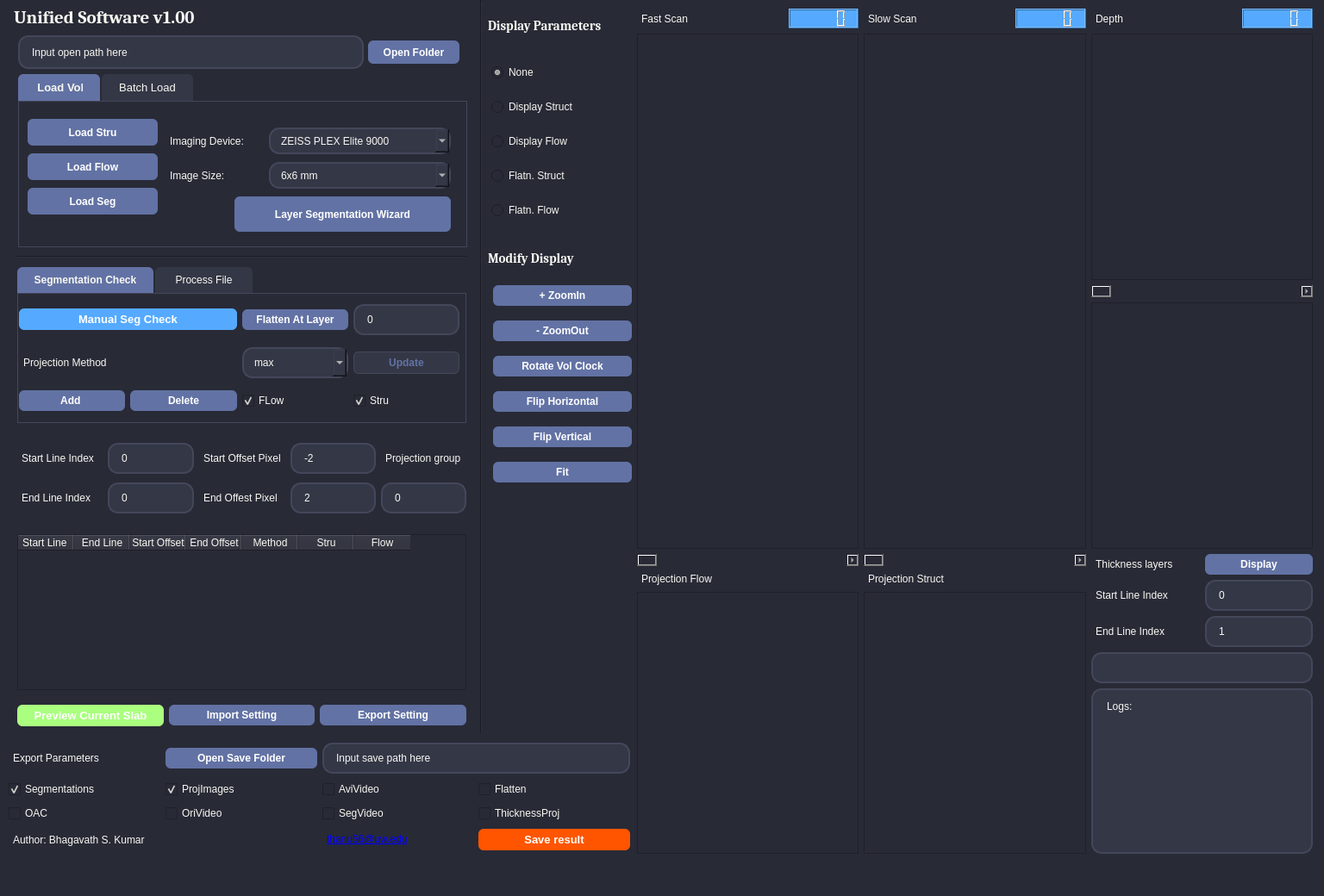
<?xml version="1.0" encoding="UTF-8"?>
<ui version="4.0">
 <class>MainWindow</class>
 <widget class="QMainWindow" name="MainWindow">
  <property name="geometry">
   <rect>
    <x>0</x>
    <y>0</y>
    <width>1536</width>
    <height>1040</height>
   </rect>
  </property>
  <property name="windowTitle">
   <string>MainWindow</string>
  </property>
  <property name="styleSheet">
   <string notr="true">QMainWindow, QWidget {
    /* The main background color - A deep Ubuntu-ish purple-grey */
    background-color: #282a36; 
    /* Main text color - Off-white for good contrast without eye strain */
    color: #f8f8f2;
}

/* =======================================================
   INPUTS &amp; TEXT BOXES (The &quot;Gemini&quot; look)
   Very rounded corners, slightly lighter background so they pop.
   ======================================================= */
QLineEdit, QSpinBox, QDoubleSpinBox, QTextEdit, QComboBox, QPlainTextEdit {
    /* Lighter background than the main window to stand out */
    background-color: #343746; 
    /* A subtle border defining the shape */
    border: 2px solid #44475a; 
    /* HEAVY rounding for that modern flowy look */
    border-radius: 12px; 
    /* Crucial padding so text doesn't touch the edges */
    padding: 8px 12px; 
    color: #f8f8f2;
    /* Purple selection color */
    selection-background-color: #bd93f9; 
    selection-color: #282a36;
}

/* The &quot;Splash&quot; effect when you click inside an input box */
QLineEdit:focus, QSpinBox:focus, QTextEdit:focus, QComboBox:focus {
    /* Bright Ubuntu purple border when active */
    border: 2px solid #bd93f9; 
    background-color: #3b3e4f; /* Slightly lighter splash */
}

/* Spinbox up/down arrows need specific styling so they don't look blocky */
QAbstractSpinBox::up-button, QAbstractSpinBox::down-button {
    background-color: transparent;
    border-radius: 6px;
    margin: 2px;
}
QAbstractSpinBox::up-button:hover, QAbstractSpinBox::down-button:hover {
    background-color: #44475a;
}


/* =======================================================
   BUTTONS (The Ubuntu Accent)
   Purple splash, very round.
   ======================================================= */
QPushButton {
    /* The main Ubuntu purple accent color */
    background-color: #6272a4; 
    color: #ffffff;
    border: none;
    
    /* REDUCED ROUNDING: 12px is too big for small screens */
    border-radius: 6px; 
    
    /* REDUCED PADDING: This was the main cause of the height issue */
    padding: 5px 15px; 
    
    font-weight: bold;
}

/* Hover state - gets brighter */
QPushButton:hover {
    background-color: #bd93f9; /* Lighter bright purple */
}

/* Pressed state - gets darker */
QPushButton:pressed {
    background-color: #4f5b85;
}

/* Disabled state */
QPushButton:disabled {
    background-color: #343746;
    color: #6272a4;
    border: 1px solid #44475a;
}


/* =======================================================
   CONTAINERS &amp; LABELS
   Removing the old &quot;boxy&quot; look.
   ======================================================= */

/* Clean Labels */
QLabel {
    color: #f8f8f2;
    border: none;
    padding: 2px;
}

/* Modernizing Group Boxes */
QGroupBox {
    /* subtle border instead of the default etched line */
    border: 1px solid #6272a4; 
    border-radius: 12px;
    /* Push the content down to make room for the title */
    margin-top: 24px; 
    padding-top: 10px;
    font-weight: bold;
}

/* Styling the GroupBox Title text */
QGroupBox::title {
    subcontrol-origin: margin;
    subcontrol-position: top left;
    left: 12px;
    padding: 0 5px;
    color: #bd93f9; /* Purple title color */
}


/* =======================================================
   SCROLLBARS (Optional, but completes the look)
   Making them dark and slim.
   ======================================================= */
QScrollBar:vertical {
    border: none;
    background: #282a36;
    width: 10px;
    margin: 0px;
}
QScrollBar::handle:vertical {
    background: #44475a;
    border-radius: 5px;
    min-height: 20px;
}
QScrollBar::add-line:vertical, QScrollBar::sub-line:vertical {
    height: 0px;
}

/* =======================================================
   TABS 
   Fixing the white background issue
   ======================================================= */
QTabWidget::pane {
    /* The body of the tab widget */
    border: 1px solid #44475a;
    background-color: #282a36;
}

QTabBar::tab {
    /* The clickable tabs at the top */
    background-color: #343746;
    color: #f8f8f2;
    padding: 8px 20px;
    border-top-left-radius: 6px;
    border-top-right-radius: 6px;
    margin-right: 2px;
}

QTabBar::tab:selected {
    /* The active tab */
    background-color: #6272a4;
    font-weight: bold;
}

QTabBar::tab:hover {
    background-color: #44475a;
}</string>
  </property>
  <widget class="QWidget" name="centralwidget">
   <widget class="QLabel" name="label_Title">
    <property name="geometry">
     <rect>
      <x>9</x>
      <y>10</y>
      <width>501</width>
      <height>20</height>
     </rect>
    </property>
    <property name="font">
     <font>
      <family>Cambria</family>
      <pointsize>16</pointsize>
      <bold>true</bold>
     </font>
    </property>
    <property name="styleSheet">
     <string notr="true">QLabel#label_Title {
    font-family: &quot;Cambria&quot;;
    font-weight: bold;
    font-size: 16pt;
}</string>
    </property>
    <property name="text">
     <string>Unified Software v1.00</string>
    </property>
   </widget>
   <widget class="QTabWidget" name="tabWidget_2">
    <property name="geometry">
     <rect>
      <x>20</x>
      <y>310</y>
      <width>521</width>
      <height>181</height>
     </rect>
    </property>
    <property name="currentIndex">
     <number>0</number>
    </property>
    <widget class="QWidget" name="tab">
     <attribute name="title">
      <string> Segmentation Check </string>
     </attribute>
     <widget class="QWidget" name="">
      <property name="geometry">
       <rect>
        <x>1</x>
        <y>4</y>
        <width>511</width>
        <height>141</height>
       </rect>
      </property>
      <layout class="QGridLayout" name="gridLayout_5">
       <item row="0" column="0" colspan="2">
        <widget class="QPushButton" name="pushButton_ManualCorrect">
         <property name="enabled">
          <bool>true</bool>
         </property>
         <property name="font">
          <font>
           <family>Arial</family>
           <pointsize>10</pointsize>
           <bold>true</bold>
          </font>
         </property>
         <property name="styleSheet">
          <string notr="true">background-color: rgb(85, 170, 255);</string>
         </property>
         <property name="text">
          <string>Manual Seg Check</string>
         </property>
        </widget>
       </item>
       <item row="0" column="2">
        <widget class="QPushButton" name="pushButton_Flatten">
         <property name="styleSheet">
          <string notr="true"/>
         </property>
         <property name="text">
          <string>Flatten At Layer</string>
         </property>
        </widget>
       </item>
       <item row="0" column="3">
        <widget class="QSpinBox" name="spinBox_FlattenLayer"/>
       </item>
       <item row="1" column="0" colspan="2">
        <widget class="QLabel" name="label_8">
         <property name="text">
          <string>Projection Method</string>
         </property>
        </widget>
       </item>
       <item row="1" column="2">
        <widget class="QComboBox" name="comboBox_ProjMethod">
         <property name="sizePolicy">
          <sizepolicy hsizetype="Preferred" vsizetype="Fixed">
           <horstretch>0</horstretch>
           <verstretch>0</verstretch>
          </sizepolicy>
         </property>
         <item>
          <property name="text">
           <string>max</string>
          </property>
         </item>
         <item>
          <property name="text">
           <string>sum</string>
          </property>
         </item>
         <item>
          <property name="text">
           <string>mean</string>
          </property>
         </item>
         <item>
          <property name="text">
           <string>maxmean</string>
          </property>
         </item>
         <item>
          <property name="text">
           <string>min</string>
          </property>
         </item>
         <item>
          <property name="text">
           <string>minmean</string>
          </property>
         </item>
        </widget>
       </item>
       <item row="1" column="3">
        <widget class="QPushButton" name="pushButton_UpdateSeg">
         <property name="enabled">
          <bool>false</bool>
         </property>
         <property name="text">
          <string>Update</string>
         </property>
        </widget>
       </item>
       <item row="2" column="0">
        <widget class="QPushButton" name="pushButton_AddTable">
         <property name="sizePolicy">
          <sizepolicy hsizetype="Preferred" vsizetype="Fixed">
           <horstretch>0</horstretch>
           <verstretch>0</verstretch>
          </sizepolicy>
         </property>
         <property name="text">
          <string>Add </string>
         </property>
        </widget>
       </item>
       <item row="2" column="1">
        <widget class="QPushButton" name="pushButton_DelTable">
         <property name="text">
          <string>Delete</string>
         </property>
        </widget>
       </item>
       <item row="2" column="2">
        <widget class="QCheckBox" name="checkBox_ProjFlow">
         <property name="text">
          <string>FLow</string>
         </property>
         <property name="checked">
          <bool>true</bool>
         </property>
        </widget>
       </item>
       <item row="2" column="3">
        <widget class="QCheckBox" name="checkBox_ProjStru">
         <property name="text">
          <string>Stru</string>
         </property>
         <property name="checked">
          <bool>true</bool>
         </property>
        </widget>
       </item>
      </layout>
     </widget>
    </widget>
    <widget class="QWidget" name="tab_2">
     <attribute name="title">
      <string> Process File </string>
     </attribute>
     <widget class="QPushButton" name="pushButton_Choroid">
      <property name="enabled">
       <bool>true</bool>
      </property>
      <property name="geometry">
       <rect>
        <x>10</x>
        <y>10</y>
        <width>79</width>
        <height>27</height>
       </rect>
      </property>
      <property name="font">
       <font>
        <family>Arial</family>
        <pointsize>10</pointsize>
        <bold>true</bold>
       </font>
      </property>
      <property name="styleSheet">
       <string notr="true">background-color: rgb(85, 170, 255);</string>
      </property>
      <property name="text">
       <string>Choroid</string>
      </property>
     </widget>
     <widget class="QPushButton" name="pushButton_Difference">
      <property name="enabled">
       <bool>true</bool>
      </property>
      <property name="geometry">
       <rect>
        <x>220</x>
        <y>10</y>
        <width>105</width>
        <height>27</height>
       </rect>
      </property>
      <property name="font">
       <font>
        <family>Arial</family>
        <pointsize>10</pointsize>
        <bold>true</bold>
       </font>
      </property>
      <property name="styleSheet">
       <string notr="true">background-color: rgb(85, 170, 255);</string>
      </property>
      <property name="text">
       <string>Registration</string>
      </property>
      <property name="checkable">
       <bool>false</bool>
      </property>
     </widget>
     <widget class="QPushButton" name="pushButton_ORL">
      <property name="enabled">
       <bool>true</bool>
      </property>
      <property name="geometry">
       <rect>
        <x>350</x>
        <y>10</y>
        <width>123</width>
        <height>27</height>
       </rect>
      </property>
      <property name="font">
       <font>
        <family>Arial</family>
        <pointsize>10</pointsize>
        <bold>true</bold>
       </font>
      </property>
      <property name="styleSheet">
       <string notr="true">background-color: rgb(85, 170, 255);</string>
      </property>
      <property name="text">
       <string>Thickness Calc </string>
      </property>
      <property name="checkable">
       <bool>false</bool>
      </property>
     </widget>
     <widget class="QPushButton" name="pushButton_CCquan">
      <property name="enabled">
       <bool>true</bool>
      </property>
      <property name="geometry">
       <rect>
        <x>110</x>
        <y>10</y>
        <width>83</width>
        <height>27</height>
       </rect>
      </property>
      <property name="font">
       <font>
        <family>Arial</family>
        <pointsize>10</pointsize>
        <bold>true</bold>
       </font>
      </property>
      <property name="styleSheet">
       <string notr="true">background-color: rgb(85, 170, 255);</string>
      </property>
      <property name="text">
       <string>CC Quan</string>
      </property>
      <property name="checkable">
       <bool>false</bool>
      </property>
     </widget>
    </widget>
   </widget>
   <widget class="Line" name="line">
    <property name="geometry">
     <rect>
      <x>550</x>
      <y>0</y>
      <width>16</width>
      <height>851</height>
     </rect>
    </property>
    <property name="orientation">
     <enum>Qt::Orientation::Vertical</enum>
    </property>
   </widget>
   <widget class="QLabel" name="label_24">
    <property name="geometry">
     <rect>
      <x>560</x>
      <y>10</y>
      <width>161</width>
      <height>39</height>
     </rect>
    </property>
    <property name="font">
     <font>
      <family>Cambria</family>
      <pointsize>11</pointsize>
      <bold>true</bold>
     </font>
    </property>
    <property name="styleSheet">
     <string notr="true">QLabel#label_24 {
    font-family: &quot;Cambria&quot;;
    font-weight: bold;
    font-size: 11pt;
}</string>
    </property>
    <property name="text">
     <string>Display Parameters</string>
    </property>
   </widget>
   <widget class="QWidget" name="layoutWidget">
    <property name="geometry">
     <rect>
      <x>570</x>
      <y>60</y>
      <width>161</width>
      <height>211</height>
     </rect>
    </property>
    <layout class="QGridLayout" name="gridLayout">
     <item row="0" column="0">
      <widget class="QRadioButton" name="radioButton_DisplayNone">
       <property name="enabled">
        <bool>true</bool>
       </property>
       <property name="text">
        <string>None</string>
       </property>
       <property name="checked">
        <bool>true</bool>
       </property>
       <attribute name="buttonGroup">
        <string notr="true">buttonGroup</string>
       </attribute>
      </widget>
     </item>
     <item row="2" column="0">
      <widget class="QRadioButton" name="radioButton_DisplayFlow">
       <property name="enabled">
        <bool>false</bool>
       </property>
       <property name="text">
        <string>Display Flow</string>
       </property>
       <property name="checked">
        <bool>false</bool>
       </property>
       <attribute name="buttonGroup">
        <string notr="true">buttonGroup</string>
       </attribute>
      </widget>
     </item>
     <item row="1" column="0">
      <widget class="QRadioButton" name="radioButton_DisplayStru">
       <property name="enabled">
        <bool>false</bool>
       </property>
       <property name="text">
        <string>Display Struct</string>
       </property>
       <property name="checked">
        <bool>false</bool>
       </property>
       <attribute name="buttonGroup">
        <string notr="true">buttonGroup</string>
       </attribute>
      </widget>
     </item>
     <item row="4" column="0">
      <widget class="QRadioButton" name="radioButton_DisplayFlattenFlow">
       <property name="enabled">
        <bool>false</bool>
       </property>
       <property name="text">
        <string>Flatn. Flow</string>
       </property>
       <property name="checked">
        <bool>false</bool>
       </property>
       <attribute name="buttonGroup">
        <string notr="true">buttonGroup</string>
       </attribute>
      </widget>
     </item>
     <item row="3" column="0">
      <widget class="QRadioButton" name="radioButton_DisplayFlattenStru">
       <property name="enabled">
        <bool>false</bool>
       </property>
       <property name="text">
        <string>Flatn. Struct</string>
       </property>
       <property name="checked">
        <bool>false</bool>
       </property>
       <attribute name="buttonGroup">
        <string notr="true">buttonGroup</string>
       </attribute>
      </widget>
     </item>
    </layout>
   </widget>
   <widget class="QTableWidget" name="tableWidget">
    <property name="geometry">
     <rect>
      <x>20</x>
      <y>620</y>
      <width>521</width>
      <height>181</height>
     </rect>
    </property>
    <property name="sizePolicy">
     <sizepolicy hsizetype="Expanding" vsizetype="Expanding">
      <horstretch>0</horstretch>
      <verstretch>0</verstretch>
     </sizepolicy>
    </property>
    <property name="minimumSize">
     <size>
      <width>0</width>
      <height>125</height>
     </size>
    </property>
    <property name="font">
     <font>
      <family>Arial</family>
      <pointsize>10</pointsize>
     </font>
    </property>
    <attribute name="horizontalHeaderDefaultSectionSize">
     <number>65</number>
    </attribute>
    <attribute name="horizontalHeaderHighlightSections">
     <bool>true</bool>
    </attribute>
    <column>
     <property name="text">
      <string>Start Line </string>
     </property>
    </column>
    <column>
     <property name="text">
      <string>End Line</string>
     </property>
    </column>
    <column>
     <property name="text">
      <string>Start Offset</string>
     </property>
    </column>
    <column>
     <property name="text">
      <string>End Offset</string>
     </property>
    </column>
    <column>
     <property name="text">
      <string>Method</string>
     </property>
    </column>
    <column>
     <property name="text">
      <string>Stru</string>
     </property>
    </column>
    <column>
     <property name="text">
      <string>Flow</string>
     </property>
    </column>
   </widget>
   <widget class="QPushButton" name="pushButton_BatchOpen">
    <property name="geometry">
     <rect>
      <x>427</x>
      <y>47</y>
      <width>106</width>
      <height>27</height>
     </rect>
    </property>
    <property name="text">
     <string>Open Folder</string>
    </property>
   </widget>
   <widget class="QTabWidget" name="tabWidget">
    <property name="geometry">
     <rect>
      <x>21</x>
      <y>86</y>
      <width>521</width>
      <height>201</height>
     </rect>
    </property>
    <property name="palette">
     <palette>
      <active>
       <colorrole role="WindowText">
        <brush brushstyle="SolidPattern">
         <color alpha="255">
          <red>248</red>
          <green>248</green>
          <blue>242</blue>
         </color>
        </brush>
       </colorrole>
       <colorrole role="Button">
        <brush brushstyle="SolidPattern">
         <color alpha="255">
          <red>40</red>
          <green>42</green>
          <blue>54</blue>
         </color>
        </brush>
       </colorrole>
       <colorrole role="Text">
        <brush brushstyle="SolidPattern">
         <color alpha="255">
          <red>248</red>
          <green>248</green>
          <blue>242</blue>
         </color>
        </brush>
       </colorrole>
       <colorrole role="ButtonText">
        <brush brushstyle="SolidPattern">
         <color alpha="255">
          <red>248</red>
          <green>248</green>
          <blue>242</blue>
         </color>
        </brush>
       </colorrole>
       <colorrole role="Base">
        <brush brushstyle="SolidPattern">
         <color alpha="255">
          <red>40</red>
          <green>42</green>
          <blue>54</blue>
         </color>
        </brush>
       </colorrole>
       <colorrole role="Window">
        <brush brushstyle="SolidPattern">
         <color alpha="255">
          <red>40</red>
          <green>42</green>
          <blue>54</blue>
         </color>
        </brush>
       </colorrole>
       <colorrole role="HighlightedText">
        <brush brushstyle="SolidPattern">
         <color alpha="255">
          <red>0</red>
          <green>0</green>
          <blue>0</blue>
         </color>
        </brush>
       </colorrole>
       <colorrole role="PlaceholderText">
        <brush brushstyle="SolidPattern">
         <color alpha="128">
          <red>248</red>
          <green>248</green>
          <blue>242</blue>
         </color>
        </brush>
       </colorrole>
      </active>
      <inactive>
       <colorrole role="WindowText">
        <brush brushstyle="SolidPattern">
         <color alpha="255">
          <red>248</red>
          <green>248</green>
          <blue>242</blue>
         </color>
        </brush>
       </colorrole>
       <colorrole role="Button">
        <brush brushstyle="SolidPattern">
         <color alpha="255">
          <red>40</red>
          <green>42</green>
          <blue>54</blue>
         </color>
        </brush>
       </colorrole>
       <colorrole role="Text">
        <brush brushstyle="SolidPattern">
         <color alpha="255">
          <red>248</red>
          <green>248</green>
          <blue>242</blue>
         </color>
        </brush>
       </colorrole>
       <colorrole role="ButtonText">
        <brush brushstyle="SolidPattern">
         <color alpha="255">
          <red>248</red>
          <green>248</green>
          <blue>242</blue>
         </color>
        </brush>
       </colorrole>
       <colorrole role="Base">
        <brush brushstyle="SolidPattern">
         <color alpha="255">
          <red>40</red>
          <green>42</green>
          <blue>54</blue>
         </color>
        </brush>
       </colorrole>
       <colorrole role="Window">
        <brush brushstyle="SolidPattern">
         <color alpha="255">
          <red>40</red>
          <green>42</green>
          <blue>54</blue>
         </color>
        </brush>
       </colorrole>
       <colorrole role="HighlightedText">
        <brush brushstyle="SolidPattern">
         <color alpha="255">
          <red>0</red>
          <green>0</green>
          <blue>0</blue>
         </color>
        </brush>
       </colorrole>
       <colorrole role="PlaceholderText">
        <brush brushstyle="SolidPattern">
         <color alpha="128">
          <red>248</red>
          <green>248</green>
          <blue>242</blue>
         </color>
        </brush>
       </colorrole>
      </inactive>
      <disabled>
       <colorrole role="WindowText">
        <brush brushstyle="SolidPattern">
         <color alpha="255">
          <red>248</red>
          <green>248</green>
          <blue>242</blue>
         </color>
        </brush>
       </colorrole>
       <colorrole role="Button">
        <brush brushstyle="SolidPattern">
         <color alpha="255">
          <red>40</red>
          <green>42</green>
          <blue>54</blue>
         </color>
        </brush>
       </colorrole>
       <colorrole role="Text">
        <brush brushstyle="SolidPattern">
         <color alpha="255">
          <red>248</red>
          <green>248</green>
          <blue>242</blue>
         </color>
        </brush>
       </colorrole>
       <colorrole role="ButtonText">
        <brush brushstyle="SolidPattern">
         <color alpha="255">
          <red>248</red>
          <green>248</green>
          <blue>242</blue>
         </color>
        </brush>
       </colorrole>
       <colorrole role="Base">
        <brush brushstyle="SolidPattern">
         <color alpha="255">
          <red>40</red>
          <green>42</green>
          <blue>54</blue>
         </color>
        </brush>
       </colorrole>
       <colorrole role="Window">
        <brush brushstyle="SolidPattern">
         <color alpha="255">
          <red>40</red>
          <green>42</green>
          <blue>54</blue>
         </color>
        </brush>
       </colorrole>
       <colorrole role="HighlightedText">
        <brush brushstyle="SolidPattern">
         <color alpha="255">
          <red>0</red>
          <green>0</green>
          <blue>0</blue>
         </color>
        </brush>
       </colorrole>
       <colorrole role="PlaceholderText">
        <brush brushstyle="SolidPattern">
         <color alpha="128">
          <red>248</red>
          <green>248</green>
          <blue>242</blue>
         </color>
        </brush>
       </colorrole>
      </disabled>
     </palette>
    </property>
    <property name="font">
     <font>
      <family>Arial</family>
      <pointsize>10</pointsize>
     </font>
    </property>
    <property name="autoFillBackground">
     <bool>false</bool>
    </property>
    <property name="currentIndex">
     <number>0</number>
    </property>
    <widget class="QWidget" name="tab_5">
     <attribute name="title">
      <string> Load Vol</string>
     </attribute>
     <widget class="QPushButton" name="pushButton_LoadStru">
      <property name="geometry">
       <rect>
        <x>10</x>
        <y>20</y>
        <width>151</width>
        <height>31</height>
       </rect>
      </property>
      <property name="text">
       <string>Load Stru</string>
      </property>
     </widget>
     <widget class="QPushButton" name="pushButton_LoadFlow">
      <property name="geometry">
       <rect>
        <x>10</x>
        <y>60</y>
        <width>151</width>
        <height>31</height>
       </rect>
      </property>
      <property name="text">
       <string>Load Flow</string>
      </property>
     </widget>
     <widget class="QPushButton" name="pushButton_LoadSeg">
      <property name="geometry">
       <rect>
        <x>10</x>
        <y>100</y>
        <width>151</width>
        <height>31</height>
       </rect>
      </property>
      <property name="text">
       <string>Load Seg</string>
      </property>
     </widget>
     <widget class="QLabel" name="label_16">
      <property name="geometry">
       <rect>
        <x>170</x>
        <y>70</y>
        <width>131</width>
        <height>31</height>
       </rect>
      </property>
      <property name="text">
       <string>Image Size:</string>
      </property>
     </widget>
     <widget class="QComboBox" name="comboBox_size">
      <property name="geometry">
       <rect>
        <x>290</x>
        <y>70</y>
        <width>211</width>
        <height>31</height>
       </rect>
      </property>
      <item>
       <property name="text">
        <string>6x6 mm</string>
       </property>
      </item>
      <item>
       <property name="text">
        <string>12x12 mm</string>
       </property>
      </item>
      <item>
       <property name="text">
        <string>3x3 mm</string>
       </property>
      </item>
      <item>
       <property name="text">
        <string>N/A</string>
       </property>
      </item>
     </widget>
     <widget class="QComboBox" name="comboBox_type">
      <property name="geometry">
       <rect>
        <x>290</x>
        <y>30</y>
        <width>211</width>
        <height>31</height>
       </rect>
      </property>
      <item>
       <property name="text">
        <string>ZEISS PLEX Elite 9000</string>
       </property>
      </item>
      <item>
       <property name="text">
        <string>ZEISS Cirrus 6000</string>
       </property>
      </item>
      <item>
       <property name="text">
        <string>Intalight DREAM OCT</string>
       </property>
      </item>
      <item>
       <property name="text">
        <string>SD-OCT</string>
       </property>
      </item>
      <item>
       <property name="text">
        <string>SS-OCT</string>
       </property>
      </item>
     </widget>
     <widget class="QLabel" name="label_19">
      <property name="geometry">
       <rect>
        <x>170</x>
        <y>30</y>
        <width>131</width>
        <height>31</height>
       </rect>
      </property>
      <property name="text">
       <string>Imaging Device:</string>
      </property>
     </widget>
     <widget class="QPushButton" name="pushButton_SegWizard">
      <property name="geometry">
       <rect>
        <x>250</x>
        <y>110</y>
        <width>251</width>
        <height>41</height>
       </rect>
      </property>
      <property name="text">
       <string>Layer Segmentation Wizard</string>
      </property>
     </widget>
     <zorder>label_16</zorder>
     <zorder>label_19</zorder>
     <zorder>pushButton_LoadStru</zorder>
     <zorder>pushButton_LoadFlow</zorder>
     <zorder>pushButton_LoadSeg</zorder>
     <zorder>comboBox_size</zorder>
     <zorder>comboBox_type</zorder>
     <zorder>pushButton_SegWizard</zorder>
    </widget>
    <widget class="QWidget" name="tab_6">
     <attribute name="title">
      <string>Batch Load</string>
     </attribute>
     <widget class="QLineEdit" name="lineEdit_FlowPattern">
      <property name="geometry">
       <rect>
        <x>144</x>
        <y>54</y>
        <width>101</width>
        <height>39</height>
       </rect>
      </property>
      <property name="text">
       <string>Flow.dcm</string>
      </property>
     </widget>
     <widget class="QLineEdit" name="lineEdit_StruPattern">
      <property name="geometry">
       <rect>
        <x>144</x>
        <y>9</y>
        <width>101</width>
        <height>39</height>
       </rect>
      </property>
      <property name="text">
       <string>Stru.dcm</string>
      </property>
     </widget>
     <widget class="QListWidget" name="listWidget_BatchList">
      <property name="geometry">
       <rect>
        <x>255</x>
        <y>9</y>
        <width>256</width>
        <height>121</height>
       </rect>
      </property>
     </widget>
     <widget class="QLineEdit" name="lineEdit_SegPattern">
      <property name="geometry">
       <rect>
        <x>144</x>
        <y>99</y>
        <width>101</width>
        <height>39</height>
       </rect>
      </property>
      <property name="text">
       <string>Seg.npy</string>
      </property>
     </widget>
     <widget class="QPushButton" name="pushButton_RunSingle">
      <property name="geometry">
       <rect>
        <x>9</x>
        <y>10</y>
        <width>111</width>
        <height>31</height>
       </rect>
      </property>
      <property name="font">
       <font>
        <family>Arial</family>
        <pointsize>10</pointsize>
        <bold>true</bold>
       </font>
      </property>
      <property name="styleSheet">
       <string notr="true">background-color: rgb(255, 85, 0);</string>
      </property>
      <property name="text">
       <string>Run Single</string>
      </property>
     </widget>
     <widget class="QPushButton" name="pushButton_RunBatch">
      <property name="geometry">
       <rect>
        <x>10</x>
        <y>50</y>
        <width>111</width>
        <height>31</height>
       </rect>
      </property>
      <property name="font">
       <font>
        <family>Arial</family>
        <pointsize>10</pointsize>
        <bold>true</bold>
       </font>
      </property>
      <property name="styleSheet">
       <string notr="true">background-color: rgb(255, 85, 0);</string>
      </property>
      <property name="text">
       <string>Run Batch</string>
      </property>
     </widget>
     <widget class="QPushButton" name="pushButton_UpdateRule">
      <property name="geometry">
       <rect>
        <x>10</x>
        <y>100</y>
        <width>111</width>
        <height>31</height>
       </rect>
      </property>
      <property name="text">
       <string>Update Rule</string>
      </property>
     </widget>
    </widget>
   </widget>
   <widget class="QLineEdit" name="lineEdit_OpenPath">
    <property name="geometry">
     <rect>
      <x>21</x>
      <y>41</y>
      <width>401</width>
      <height>39</height>
     </rect>
    </property>
    <property name="text">
     <string>Input open path here</string>
    </property>
   </widget>
   <widget class="QWidget" name="layoutWidget">
    <property name="geometry">
     <rect>
      <x>572</x>
      <y>320</y>
      <width>161</width>
      <height>251</height>
     </rect>
    </property>
    <layout class="QVBoxLayout" name="verticalLayout">
     <item>
      <widget class="QPushButton" name="pushButton_SliceZoomIn">
       <property name="text">
        <string>+ ZoomIn</string>
       </property>
      </widget>
     </item>
     <item>
      <widget class="QPushButton" name="pushButton_SliceZoomOut">
       <property name="text">
        <string>- ZoomOut</string>
       </property>
      </widget>
     </item>
     <item>
      <widget class="QPushButton" name="pushButton_volclock">
       <property name="text">
        <string>Rotate Vol Clock</string>
       </property>
      </widget>
     </item>
     <item>
      <widget class="QPushButton" name="pushButton_hori">
       <property name="text">
        <string>Flip Horizontal</string>
       </property>
      </widget>
     </item>
     <item>
      <widget class="QPushButton" name="pushButton_Vert">
       <property name="text">
        <string>Flip Vertical</string>
       </property>
      </widget>
     </item>
     <item>
      <widget class="QPushButton" name="pushButton_ZoomToFit">
       <property name="text">
        <string>Fit</string>
       </property>
      </widget>
     </item>
    </layout>
   </widget>
   <widget class="QWidget" name="layoutWidget">
    <property name="geometry">
     <rect>
      <x>739</x>
      <y>10</y>
      <width>784</width>
      <height>981</height>
     </rect>
    </property>
    <layout class="QGridLayout" name="gridLayout_3">
     <item row="0" column="2">
      <widget class="QLCDNumber" name="lcdNumber_FastScan">
       <property name="styleSheet">
        <string notr="true">background-color: rgb(85, 170, 255);</string>
       </property>
      </widget>
     </item>
     <item row="0" column="5">
      <widget class="QLCDNumber" name="lcdNumber_SlowScan">
       <property name="styleSheet">
        <string notr="true">background-color: rgb(85, 170, 255);</string>
       </property>
      </widget>
     </item>
     <item row="0" column="8">
      <widget class="QLCDNumber" name="lcdNumber_DepthScan">
       <property name="styleSheet">
        <string notr="true">background-color: rgb(85, 170, 255);</string>
       </property>
      </widget>
     </item>
     <item row="1" column="0" rowspan="3" colspan="3">
      <widget class="QGraphicsView" name="graphicsView_FastScan">
       <property name="sizePolicy">
        <sizepolicy hsizetype="Expanding" vsizetype="Minimum">
         <horstretch>0</horstretch>
         <verstretch>0</verstretch>
        </sizepolicy>
       </property>
       <property name="minimumSize">
        <size>
         <width>250</width>
         <height>550</height>
        </size>
       </property>
      </widget>
     </item>
     <item row="1" column="3" rowspan="3" colspan="3">
      <widget class="QGraphicsView" name="graphicsView_SlowScan">
       <property name="minimumSize">
        <size>
         <width>250</width>
         <height>550</height>
        </size>
       </property>
      </widget>
     </item>
     <item row="1" column="6" colspan="3">
      <widget class="QGraphicsView" name="graphicsView_DepthScan">
       <property name="minimumSize">
        <size>
         <width>250</width>
         <height>250</height>
        </size>
       </property>
      </widget>
     </item>
     <item row="3" column="6" colspan="3">
      <widget class="QGraphicsView" name="graphicsView_Thickness"/>
     </item>
     <item row="4" column="6" rowspan="3" colspan="3">
      <layout class="QGridLayout" name="gridLayout_2">
       <item row="2" column="0">
        <widget class="QLabel" name="label_10">
         <property name="text">
          <string>End Line Index</string>
         </property>
        </widget>
       </item>
       <item row="2" column="1">
        <widget class="QSpinBox" name="spinBox_ThicknessEnd">
         <property name="value">
          <number>1</number>
         </property>
        </widget>
       </item>
       <item row="1" column="1">
        <widget class="QSpinBox" name="spinBox_ThicknessStart"/>
       </item>
       <item row="1" column="0">
        <widget class="QLabel" name="label_3">
         <property name="text">
          <string>Start Line Index</string>
         </property>
        </widget>
       </item>
       <item row="0" column="1">
        <widget class="QPushButton" name="pushButton_Thickness">
         <property name="text">
          <string>Display</string>
         </property>
        </widget>
       </item>
       <item row="0" column="0">
        <widget class="QLabel" name="label_6">
         <property name="text">
          <string>Thickness layers</string>
         </property>
        </widget>
       </item>
       <item row="3" column="0" colspan="2">
        <widget class="QLineEdit" name="lineEdit_MeanThickness"/>
       </item>
       <item row="4" column="0" colspan="2">
        <widget class="QPlainTextEdit" name="plainTextEdit_log">
         <property name="sizePolicy">
          <sizepolicy hsizetype="Preferred" vsizetype="Preferred">
           <horstretch>0</horstretch>
           <verstretch>0</verstretch>
          </sizepolicy>
         </property>
         <property name="plainText">
          <string>Logs:</string>
         </property>
        </widget>
       </item>
      </layout>
     </item>
     <item row="6" column="0" colspan="3">
      <widget class="QGraphicsView" name="graphicsView_ProjectionFlow">
       <property name="minimumSize">
        <size>
         <width>0</width>
         <height>0</height>
        </size>
       </property>
      </widget>
     </item>
     <item row="6" column="3" colspan="3">
      <widget class="QGraphicsView" name="graphicsView_ProjectionStru">
       <property name="sizePolicy">
        <sizepolicy hsizetype="Expanding" vsizetype="Expanding">
         <horstretch>0</horstretch>
         <verstretch>0</verstretch>
        </sizepolicy>
       </property>
      </widget>
     </item>
     <item row="2" column="6" colspan="3">
      <widget class="QScrollBar" name="horizontalScrollBar_DepthScan">
       <property name="orientation">
        <enum>Qt::Orientation::Horizontal</enum>
       </property>
      </widget>
     </item>
     <item row="4" column="3" colspan="3">
      <widget class="QScrollBar" name="horizontalScrollBar_SlowScan">
       <property name="orientation">
        <enum>Qt::Orientation::Horizontal</enum>
       </property>
      </widget>
     </item>
     <item row="4" column="0" colspan="3">
      <widget class="QScrollBar" name="horizontalScrollBar_FastScan">
       <property name="orientation">
        <enum>Qt::Orientation::Horizontal</enum>
       </property>
      </widget>
     </item>
     <item row="5" column="0" colspan="3">
      <widget class="QLabel" name="label_7">
       <property name="text">
        <string>Projection Flow</string>
       </property>
      </widget>
     </item>
     <item row="5" column="3" colspan="3">
      <widget class="QLabel" name="label_9">
       <property name="text">
        <string>Projection Struct</string>
       </property>
      </widget>
     </item>
     <item row="0" column="6">
      <widget class="QLabel" name="label_13">
       <property name="text">
        <string>Depth</string>
       </property>
      </widget>
     </item>
     <item row="0" column="3">
      <widget class="QLabel" name="label_4">
       <property name="text">
        <string>Slow Scan</string>
       </property>
      </widget>
     </item>
     <item row="0" column="0">
      <widget class="QLabel" name="label_5">
       <property name="text">
        <string>Fast Scan</string>
       </property>
      </widget>
     </item>
    </layout>
   </widget>
   <widget class="QWidget" name="layoutWidget">
    <property name="geometry">
     <rect>
      <x>10</x>
      <y>860</y>
      <width>721</width>
      <height>130</height>
     </rect>
    </property>
    <layout class="QGridLayout" name="gridLayout_4">
     <item row="0" column="0">
      <widget class="QLabel" name="label_23">
       <property name="text">
        <string>Export Parameters</string>
       </property>
      </widget>
     </item>
     <item row="0" column="1">
      <widget class="QPushButton" name="pushButton_OpenSaveFolder">
       <property name="text">
        <string>Open Save Folder</string>
       </property>
      </widget>
     </item>
     <item row="1" column="0">
      <widget class="QCheckBox" name="checkBox_SaveSeg">
       <property name="text">
        <string>Segmentations</string>
       </property>
       <property name="checked">
        <bool>true</bool>
       </property>
      </widget>
     </item>
     <item row="2" column="0">
      <widget class="QCheckBox" name="checkBox_SaveOAC">
       <property name="text">
        <string>OAC</string>
       </property>
      </widget>
     </item>
     <item row="1" column="1">
      <widget class="QCheckBox" name="checkBox_SaveProjections">
       <property name="text">
        <string>ProjImages</string>
       </property>
       <property name="checked">
        <bool>true</bool>
       </property>
      </widget>
     </item>
     <item row="2" column="1">
      <widget class="QCheckBox" name="checkBox_SaveOriVideo">
       <property name="text">
        <string>OriVideo</string>
       </property>
      </widget>
     </item>
     <item row="1" column="2">
      <widget class="QCheckBox" name="checkBox_AviVideo">
       <property name="text">
        <string>AviVideo</string>
       </property>
      </widget>
     </item>
     <item row="2" column="2">
      <widget class="QCheckBox" name="checkBox_SaveSegVideo">
       <property name="text">
        <string>SegVideo</string>
       </property>
      </widget>
     </item>
     <item row="1" column="3">
      <widget class="QCheckBox" name="checkBox_SaveFlatten">
       <property name="enabled">
        <bool>true</bool>
       </property>
       <property name="text">
        <string>Flatten</string>
       </property>
       <property name="checked">
        <bool>false</bool>
       </property>
      </widget>
     </item>
     <item row="2" column="3">
      <widget class="QCheckBox" name="checkBox_SaveThickness">
       <property name="enabled">
        <bool>true</bool>
       </property>
       <property name="text">
        <string>ThicknessProj</string>
       </property>
       <property name="checked">
        <bool>false</bool>
       </property>
      </widget>
     </item>
     <item row="3" column="0" colspan="2">
      <widget class="QLabel" name="label_17">
       <property name="text">
        <string>Author: Bhagavath S. Kumar</string>
       </property>
      </widget>
     </item>
     <item row="3" column="2">
      <widget class="QLabel" name="label_20">
       <property name="text">
        <string>&lt;html&gt;&lt;head/&gt;&lt;body&gt;&lt;p&gt;&lt;a href=&quot;mailto: yxcheng@uw.edu&quot;&gt;&lt;span style=&quot; text-decoration: underline; color:#0000ff;&quot;&gt;thanu56@uw.edu&lt;/span&gt;&lt;/a&gt;&lt;/p&gt;&lt;/body&gt;&lt;/html&gt;</string>
       </property>
       <property name="openExternalLinks">
        <bool>true</bool>
       </property>
      </widget>
     </item>
     <item row="3" column="3">
      <widget class="QPushButton" name="pushButton_SaveResult">
       <property name="font">
        <font>
         <family>Arial</family>
         <pointsize>10</pointsize>
         <bold>true</bold>
        </font>
       </property>
       <property name="styleSheet">
        <string notr="true">background-color: rgb(255, 85, 0);</string>
       </property>
       <property name="text">
        <string>Save result</string>
       </property>
      </widget>
     </item>
     <item row="0" column="2" colspan="2">
      <widget class="QLineEdit" name="lineEdit_SavePath">
       <property name="text">
        <string>Input save path here</string>
       </property>
      </widget>
     </item>
    </layout>
   </widget>
   <widget class="QLabel" name="label_25">
    <property name="geometry">
     <rect>
      <x>560</x>
      <y>280</y>
      <width>161</width>
      <height>39</height>
     </rect>
    </property>
    <property name="font">
     <font>
      <family>Cambria</family>
      <pointsize>11</pointsize>
      <bold>true</bold>
     </font>
    </property>
    <property name="styleSheet">
     <string notr="true">QLabel#label_25 {
    font-family: &quot;Cambria&quot;;
    font-weight: bold;
    font-size: 11pt;
}</string>
    </property>
    <property name="text">
     <string>Modify Display</string>
    </property>
   </widget>
   <widget class="QWidget" name="layoutWidget">
    <property name="geometry">
     <rect>
      <x>20</x>
      <y>510</y>
      <width>521</width>
      <height>92</height>
     </rect>
    </property>
    <layout class="QGridLayout" name="gridLayout_6">
     <item row="0" column="0">
      <widget class="QLabel" name="label">
       <property name="text">
        <string>Start Line Index</string>
       </property>
      </widget>
     </item>
     <item row="0" column="1">
      <widget class="QSpinBox" name="spinBox_StartLayer">
       <property name="sizePolicy">
        <sizepolicy hsizetype="Minimum" vsizetype="Fixed">
         <horstretch>0</horstretch>
         <verstretch>0</verstretch>
        </sizepolicy>
       </property>
      </widget>
     </item>
     <item row="0" column="2">
      <widget class="QLabel" name="label_11">
       <property name="text">
        <string>Start Offset Pixel</string>
       </property>
      </widget>
     </item>
     <item row="0" column="3">
      <widget class="QSpinBox" name="spinBox_StartOffset">
       <property name="minimum">
        <number>-999</number>
       </property>
       <property name="maximum">
        <number>999</number>
       </property>
       <property name="value">
        <number>-2</number>
       </property>
      </widget>
     </item>
     <item row="0" column="4">
      <widget class="QLabel" name="label_14">
       <property name="text">
        <string>Projection group</string>
       </property>
      </widget>
     </item>
     <item row="1" column="0">
      <widget class="QLabel" name="label_2">
       <property name="text">
        <string>End Line Index</string>
       </property>
      </widget>
     </item>
     <item row="1" column="1">
      <widget class="QSpinBox" name="spinBox_EndLayer">
       <property name="sizePolicy">
        <sizepolicy hsizetype="Minimum" vsizetype="Fixed">
         <horstretch>0</horstretch>
         <verstretch>0</verstretch>
        </sizepolicy>
       </property>
      </widget>
     </item>
     <item row="1" column="2">
      <widget class="QLabel" name="label_12">
       <property name="text">
        <string>End Offest Pixel</string>
       </property>
      </widget>
     </item>
     <item row="1" column="3">
      <widget class="QSpinBox" name="spinBox_EndOffset">
       <property name="minimum">
        <number>-999</number>
       </property>
       <property name="maximum">
        <number>999</number>
       </property>
       <property name="value">
        <number>2</number>
       </property>
      </widget>
     </item>
     <item row="1" column="4">
      <widget class="QSpinBox" name="spinBox_ProjGroups"/>
     </item>
    </layout>
   </widget>
   <widget class="QWidget" name="layoutWidget">
    <property name="geometry">
     <rect>
      <x>20</x>
      <y>810</y>
      <width>521</width>
      <height>41</height>
     </rect>
    </property>
    <layout class="QHBoxLayout" name="horizontalLayout">
     <item>
      <widget class="QPushButton" name="pushButton_Proj">
       <property name="font">
        <font>
         <family>Arial</family>
         <pointsize>10</pointsize>
         <bold>true</bold>
        </font>
       </property>
       <property name="styleSheet">
        <string notr="true">background-color: rgb(170, 255, 127);</string>
       </property>
       <property name="text">
        <string>Preview Current Slab</string>
       </property>
      </widget>
     </item>
     <item>
      <widget class="QPushButton" name="pushButton_ImportSetting">
       <property name="text">
        <string>Import Setting</string>
       </property>
      </widget>
     </item>
     <item>
      <widget class="QPushButton" name="pushButton_ExportSetting">
       <property name="text">
        <string>Export Setting</string>
       </property>
      </widget>
     </item>
    </layout>
   </widget>
   <widget class="Line" name="line_2">
    <property name="geometry">
     <rect>
      <x>20</x>
      <y>290</y>
      <width>521</width>
      <height>16</height>
     </rect>
    </property>
    <property name="orientation">
     <enum>Qt::Orientation::Horizontal</enum>
    </property>
   </widget>
  </widget>
  <widget class="QMenuBar" name="menubar">
   <property name="geometry">
    <rect>
     <x>0</x>
     <y>0</y>
     <width>1536</width>
     <height>21</height>
    </rect>
   </property>
  </widget>
  <widget class="QStatusBar" name="statusbar"/>
 </widget>
 <resources/>
 <connections/>
 <buttongroups>
  <buttongroup name="buttonGroup"/>
 </buttongroups>
</ui>
